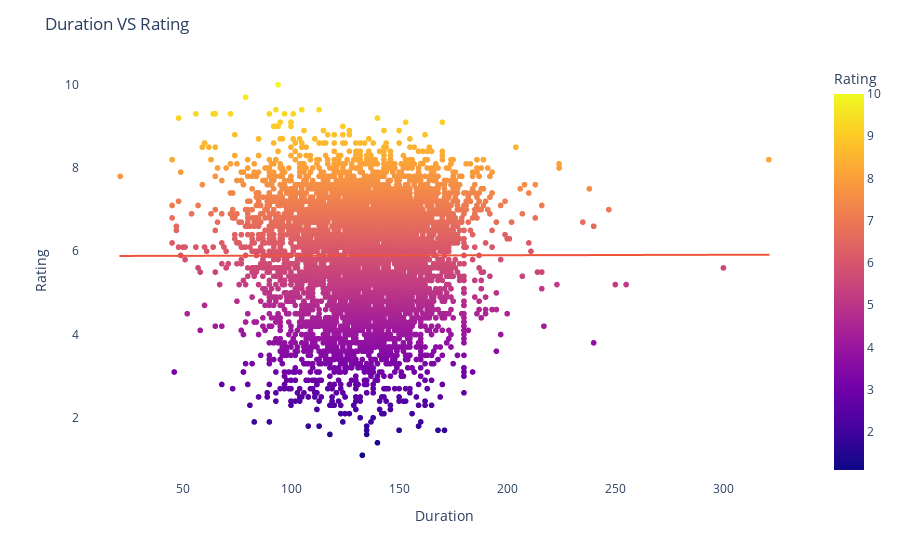

Write notebook code for a chart like this one.
### Markdown cell above
## Does length of movie have any impact on rating?

### Code cell
#Plot Duration VS Rating
dur_rat_fig=px.scatter(df, x='Duration', y='Rating', color='Rating', trendline='ols')
dur_rat_fig.update_layout(title='Duration VS Rating', plot_bgcolor='white')
dur_rat_fig.show();

### Figure 1 — Plotly figure (JSON) as saved in the notebook; plotly's stock layout.template omitted (floating-point values rounded to 4 significant figures; data arrays with more than 128 entries replaced by an {"elided": "..."} marker saying what was removed)
{"data": [{"hovertemplate": "Duration=%{x}<br>Rating=%{marker.color}<extra></extra>", "legendgroup": "", "marker": {"color": {"elided": "5659 float values"}, "coloraxis": "coloraxis", "symbol": "circle"}, "mode": "markers", "name": "", "showlegend": false, "type": "scattergl", "x": {"elided": "5659 int values"}, "xaxis": "x", "y": {"elided": "5659 float values"}, "yaxis": "y"}, {"hovertemplate": "<b>OLS trendline</b><br>Rating = 0.000100334 * Duration + 5.88514<br>R<sup>2</sup>=0.000003<br><br>Duration=%{x}<br>Rating=%{y} <b>(trend)</b><extra></extra>", "legendgroup": "", "marker": {"symbol": "circle"}, "mode": "lines", "name": "", "showlegend": false, "type": "scattergl", "x": {"elided": "5659 int values"}, "xaxis": "x", "y": {"elided": "5659 float values"}, "yaxis": "y"}], "layout": {"coloraxis": {"colorbar": {"title": {"text": "Rating"}}, "colorscale": [[0, "#0d0887"], [0.1111, "#46039f"], [0.2222, "#7201a8"], [0.3333, "#9c179e"], [0.4444, "#bd3786"], [0.5556, "#d8576b"], [0.6667, "#ed7953"], [0.7778, "#fb9f3a"], [0.8889, "#fdca26"], [1, "#f0f921"]]}, "legend": {"tracegroupgap": 0}, "margin": {"t": 60}, "plot_bgcolor": "white", "title": {"text": "Duration VS Rating"}, "xaxis": {"anchor": "y", "domain": [0, 1], "title": {"text": "Duration"}}, "yaxis": {"anchor": "x", "domain": [0, 1], "title": {"text": "Rating"}}}}
